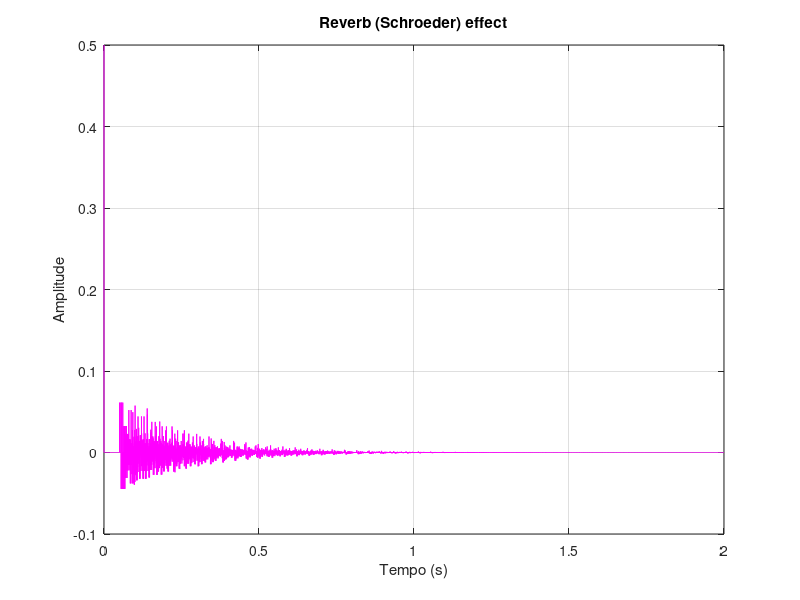

This chart was generated by the following MATLAB code:
close all;
clear;
clc;

fs = 48000;
s = 2;
t = (0:s*fs-1) / fs;

pulse = zeros(1, s*fs);
pulse(1) = 1;

predelay = 1000;
decay = 0.85;
dry = 0.5;

% pre delay
signal_pre = filter([zeros(1, predelay), 1], [1, zeros(1, predelay-1), 0], pulse);

% comb_filter
D1 = 1423;
D2 = 1601;
D3 = 1733;
D4 = 1907;

c1 = filter([zeros(1, D1), 1], [1, zeros(1, D1-1), -decay], signal_pre);
c2 = filter([zeros(1, D2), 1], [1, zeros(1, D2-1), -decay], signal_pre);
c3 = filter([zeros(1, D3), 1], [1, zeros(1, D3-1), -decay], signal_pre);
c4 = filter([zeros(1, D4), 1], [1, zeros(1, D4-1), -decay], signal_pre);
mix = (c1 + c2 + c3 + c4) / 4;

% all pass filter
g_ap = 0.7;
AP1_D = 227;
AP2_D = 331;

b_ap1 = [-g_ap, zeros(1, AP1_D-1), 1];
a_ap1 = [1, zeros(1, AP1_D-1), -g_ap];
ap1_out = filter(b_ap1, a_ap1, mix);

b_ap2 = [-g_ap, zeros(1, AP2_D-1), 1];
a_ap2 = [1, zeros(1, AP2_D-1), -g_ap];
ap2_out = filter(b_ap2, a_ap2, ap1_out);

signal_final = (1 - dry) * pulse + dry * ap2_out;

figure('Name', 'Reverb', 'Position', [200, 200, 900, 400]);
plot(t, signal_final, 'm');
title('Reverb (Schroeder) effect');
xlabel('Tempo (s)'); ylabel('Amplitude');
grid on;
xlim([0, s]);
